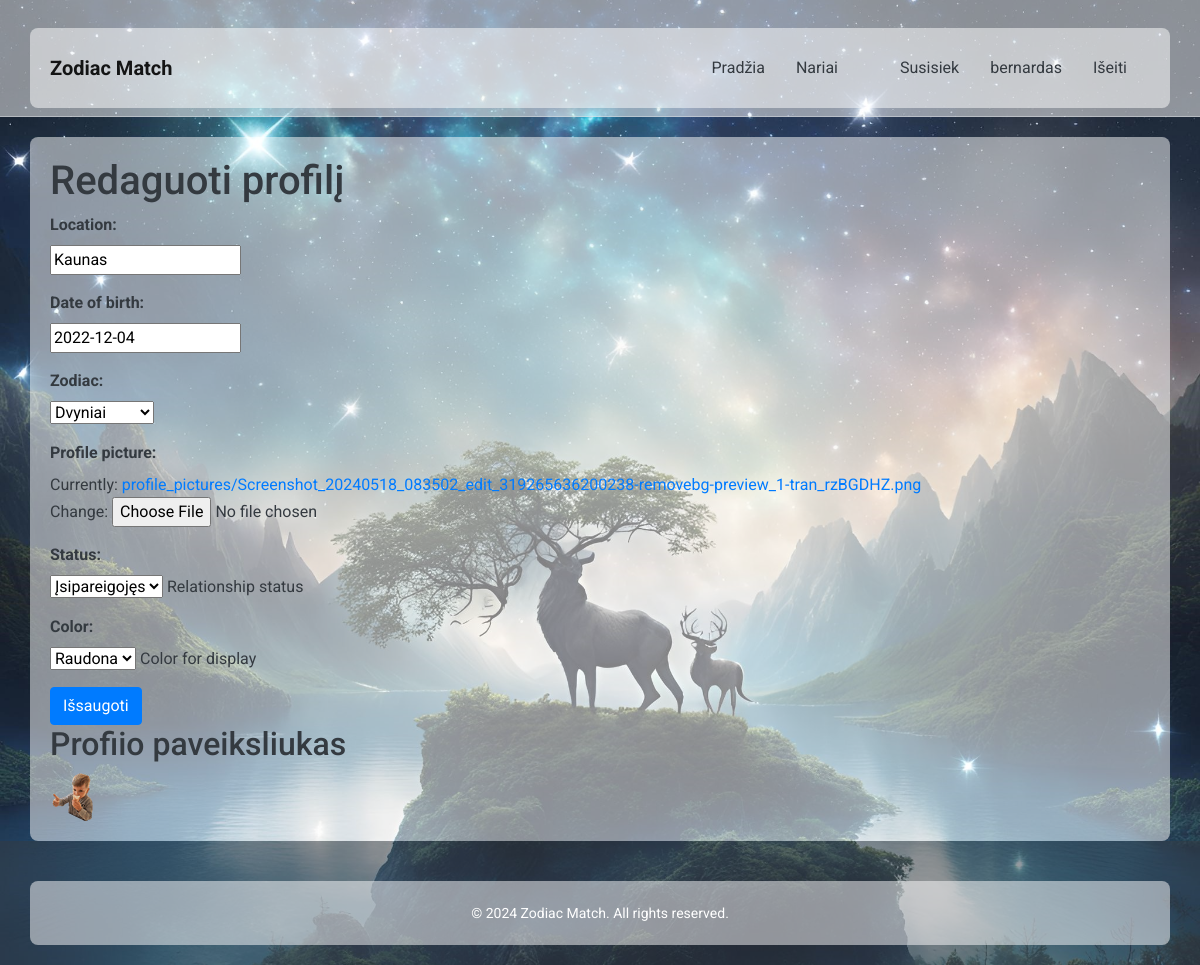
Page /main/edit-profile/ (signed in) on the committed database.
### zodiacapp/models.py (models this page shows, shortened)
class UserProfile(models.Model):
    ZODIAC_CHOICES = [
        ('Avinas', 'Avinas'),
        ('Jautis', 'Jautis'),
        ('Dvyniai', 'Dvyniai'),
        ('Vėžys', 'Vėžys'),
        ('Liūtas', 'Liūtas'),
        ('Mergelė', 'Mergelė'),
        ('Svarstyklės', 'Svarstyklės'),
        ('Skorpionas', 'Skorpionas'),
        ('Šaulys', 'Šaulys'),
        ('Ožiaragis', 'Ožiaragis'),
        ('Vandenis', 'Vandenis'),
        ('Žuvys', 'Žuvys'),
    ]
    user = models.OneToOneField(User, on_delete=models.CASCADE)
    bio = models.TextField(blank=True)
    profile_picture = models.ImageField(upload_to='profile_pictures/', default='images/default_profile_picture.png')
    location = models.CharField(max_length=100, blank=True)
    date_of_birth = models.DateField(blank=True, null=True)
    zodiac = models.CharField(max_length=20, blank=True)

class RelationshipStatus(models.Model):
    user = models.OneToOneField(User, related_name='relationship_status', on_delete=models.CASCADE)
    STATUS_CHOICES = (
        ('Vienišas', 'Vienišas'),
        ('Įsipareigojęs', 'Įsipareigojęs'),
        ('Susižadėjęs', 'Susižadėjęs'),
        ('Vedęs', 'Vedęs'),
        ('Komplikuota', 'Komplikuota'),
    )
    status = models.CharField(
        max_length=20,
        choices=STATUS_CHOICES,
        default='Vienišas',
        help_text='Relationship status'
    )
    COLOR_CHOICES = (
        ('red', 'Raudona'),
        ('green', 'Žalia'),
        ('blue', 'Mėlyna'),
        ('yellow', 'Geltona'),
    )
    color = models.CharField(
        max_length=10,
        choices=COLOR_CHOICES,
        default='blue',
        help_text='Color for display'
    )

### zodiacapp/views.py (the view)
# urls.py: path('edit-profile/', views.edit_profile_view, name='edit-profile'),
@login_required
def edit_profile_view(request):
    user_profile, created = UserProfile.objects.get_or_create(user=request.user)
    relationship_status, created = RelationshipStatus.objects.get_or_create(user=request.user)
    if request.method == 'POST':
        profile_form = UserProfileForm(request.POST, request.FILES, instance=user_profile)
        status_form = RelationshipStatusForm(request.POST, instance=relationship_status)
        if profile_form.is_valid() and status_form.is_valid():
            profile_form.save()
            status_form.save()
            return redirect('profile')
    else:
        profile_form = UserProfileForm(instance=user_profile)
        status_form = RelationshipStatusForm(instance=relationship_status)
    return render(request, 'edit_profile.html', {
        'profile_form': profile_form,
        'status_form': status_form
    })

### zodiacapp/forms.py
class UserProfileForm(forms.ModelForm):
    class Meta:
        model = UserProfile
        fields = ['location', 'date_of_birth', 'zodiac', 'profile_picture']
        widgets = {
            'zodiac': forms.Select(choices=UserProfile.ZODIAC_CHOICES),
        }

class RelationshipStatusForm(forms.ModelForm):
    class Meta:
        model = RelationshipStatus
        fields = ['status', 'color']

### zodiacapp/templates/edit_profile.html (shortened to what this page needs)
{% extends 'base.html' %}
{% load static %}
{% block content %}
<head>
</head>
<body>
    <h1>Redaguoti profilį</h1>
    <form method="post" enctype="multipart/form-data">
        {{ profile_form.as_p }}
        {{ status_form.as_p }}
        <button class="btn btn-primary" type="submit">Išsaugoti</button>
    </form>
    <h2>Profiio paveiksliukas</h2>
    {% if user.userprofile.profile_picture %}
        <img src="{{ user.userprofile.profile_picture.url }}" alt="Profile Picture">
    {% else %}
        <img src="{% static 'default_profile_picture.png' %}" alt="Default Profile Picture">
    {% endif %}
</body>
{% endblock %}

### zodiacapp/templates/base.html (shortened to what this page needs)
<!DOCTYPE html>
<html lang="en">
<head>
    <link rel="stylesheet" href="https://stackpath.bootstrapcdn.com/bootstrap/4.5.2/css/bootstrap.min.css">
    {% load static %}
    <link rel="stylesheet" href="{% static 'css/styles.css' %}">
</head>
<body>
    <nav class="navbar navbar-expand-lg navbar-light">
        <div class="container">
            <a class="navbar-brand" href="{% url 'index' %}">Zodiac Match</a>
            <div class="collapse navbar-collapse" id="navbarNav">
                <ul class="navbar-nav ml-auto">
                    <li class="nav-item">
                        <a class="nav-link" href="{% url 'index' %}">Pradžia</a>
                    </li>
                    <li class="nav-item">
                        <a class="nav-link" href="{% url 'users-all' %}">Nariai</a>
                    </li>
                    <li class="nav-item">
                        <a class="nav-link" href="{% url 'matchmaking' %}"></a>
                    </li>
                    <li class="nav-item">
                        <a class="nav-link" href="{% url 'contact' %}">Susisiek</a>
                    </li>
                    {% if user.is_authenticated %}
                    <li class="nav-item">
                        <a class="nav-link" href="{% url 'profile' %}">{{ user.username }}</a>
                    </li>
                    <li class="nav-item">
                        <a class="nav-link" href="{% url 'logout' %}">Išeiti</a>
                    </li>
                    {% endif %}
                </ul>
            </div>
        </div>
    </nav>
    <div class="container">
        {% block content %}{% endblock %}
    </div>
    <footer class="footer mt-auto">
        <div class="container text-center">
            <span>&copy; 2024 Zodiac Match. All rights reserved.</span>
        </div>
    </footer>
</body>
</html>

### zodiacapp/static/css/styles.css (style rules this page uses)
html, body { height: 100%; }
body { display: flex; flex-direction: column; font-family: 'Roboto', sans-serif; background: url("../images/background.jpg") no-repeat center center fixed; background-size: cover; color: #343a40; }
.container { flex: 1; margin-top: 20px; background-color: rgba(255, 255, 255, 0.5); padding: 20px; border-radius: 8px; }
.navbar { background-color: rgba(255, 255, 255, 0.5); border-bottom: 1px solid rgba(222, 226, 230, 0.5); }
.navbar-brand { color: #343a40; font-weight: 700; }
.nav-item { margin-right: 15px; }
.nav-link { color: #343a40 !important; font-weight: 400; }
.footer { background-color: rgba(52, 58, 64, 0.5); color: #ffffff; padding: 20px 0; text-align: center; }
.footer span { font-size: 14px; }
label { display: block; font-weight: bold; }

### rows in the picture
UserProfile: location "Kaunas", date_of_birth "2022-12-04", zodiac "Dvyniai"
RelationshipStatus: status "Įsipareigojęs", color "Raudona"

### other values in the picture
{{ user.username }} "bernardas"
